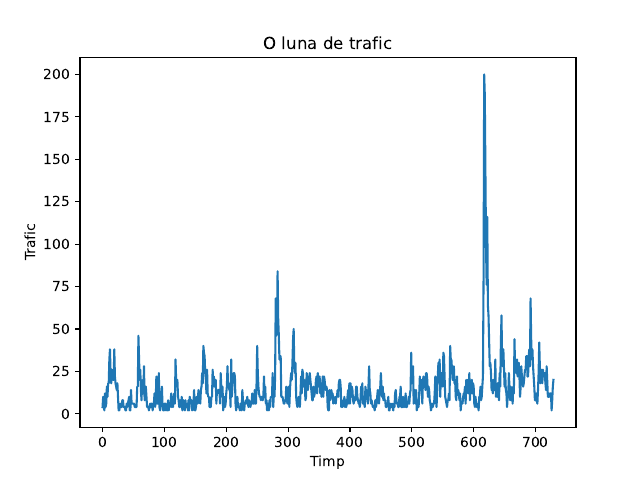

Write Python code to recreate this figure.
import numpy as np
import matplotlib.pyplot as plt
import csv


def main():
    x = np.genfromtxt("./archive/Train.csv", delimiter=",")
    x = x[1:, -1]
    N = len(x)

    first_sample = 1056     # luni, 8.10.2012
    no_of_samples = 730     # nr de ore intr-o luna

    x = x[first_sample:first_sample + no_of_samples]
    t = np.arange(730)

    plt.plot(t, x)
    plt.title("O luna de trafic")
    plt.xlabel("Timp")
    plt.ylabel("Trafic")
    plt.savefig('ex7.png', format='png')  
    plt.savefig('ex7.pdf', format='pdf')
    plt.show()


if __name__ == "__main__":
    main()
